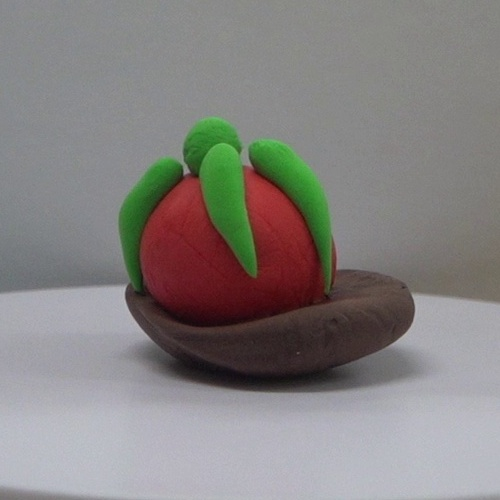
#> input picture data_testimage/0_4_0_C0224_001.jpg, 500 x 500 px
$ python test_HSVthreshold.py
#> lines starting #> are read from the running program, lines starting #| are printed output that depends on the picture; after the words box and inside, x2 and y2 are one past the last pixel; in counts of white or black regions, pixels touching at a corner belong together
import cv2
import numpy as np


def empty(a):
    h_min = cv2.getTrackbarPos("Hue Min", "TrackBars")
    h_max = cv2.getTrackbarPos("Hue Max", "TrackBars")
    s_min = cv2.getTrackbarPos("Sat Min", "TrackBars")
    s_max = cv2.getTrackbarPos("Sat Max", "TrackBars")
    v_min = cv2.getTrackbarPos("Val Min", "TrackBars")
    v_max = cv2.getTrackbarPos("Val Max", "TrackBars")
    print(h_min, h_max, s_min, s_max, v_min, v_max)
    return h_min, h_max, s_min, s_max, v_min, v_max


path = '../data_testimage/0_4_0_C0224_001.jpg'

cv2.namedWindow("TrackBars")
cv2.resizeWindow("TrackBars", 640, 240)
cv2.createTrackbar("Hue Min", "TrackBars", 0, 180, empty)
#> slider 'Hue Min' is set to 36
cv2.createTrackbar("Hue Max", "TrackBars", 180, 180, empty)
cv2.createTrackbar("Sat Min", "TrackBars", 0, 255, empty)
#> slider 'Sat Min' is set to 51
cv2.createTrackbar("Sat Max", "TrackBars", 255, 255, empty)
cv2.createTrackbar("Val Min", "TrackBars", 0, 255, empty)
#> slider 'Val Min' is set to 51
cv2.createTrackbar("Val Max", "TrackBars", 255, 255, empty)

while True:
    img = cv2.imread(path)
#> img is the input picture: shape (500, 500, 3); mean B, G, R 128.9, 130.3, 133.8
    imgHSV = cv2.cvtColor(img, cv2.COLOR_BGR2HSV)
#> imgHSV: shape (500, 500, 3); mean H, S, V 86, 34.6, 140.3

    h_min, h_max, s_min, s_max, v_min, v_max = empty(0)
    lower = np.array([h_min, s_min, v_min])
    upper = np.array([h_max, s_max, v_max])

    mask = cv2.inRange(imgHSV, lower, upper)
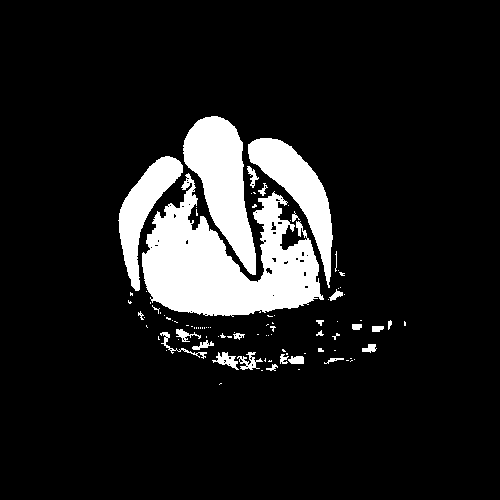
#> mask: shape (500, 500); 11.5% white; 97 white regions (69 under 20 px), largest, box (x1, y1, x2, y2) and area: (142, 173, 324, 317) 13714, (183, 116, 256, 275) 5909, (248, 138, 333, 288) 4094

    imgResult = cv2.bitwise_and(img, img, mask=mask)
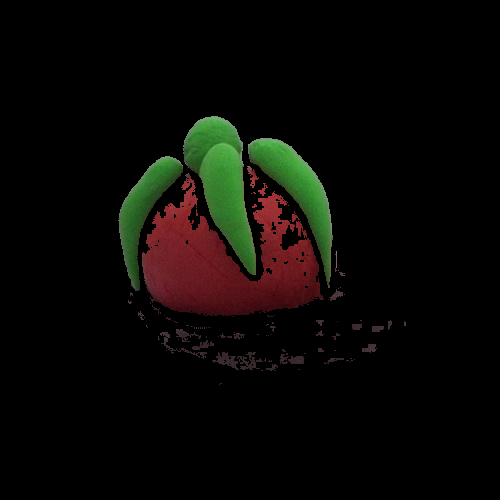
#> imgResult: shape (500, 500, 3); mean B, G, R 5, 8.3, 9.5

    cv2.imshow("mask", mask)
    cv2.imshow("imgResult", imgResult)
    cv2.waitKey(1)

$ run again, with data_testimage/0_3_0_C0185_001.jpg copied over data_testimage/0_4_0_C0224_001.jpg
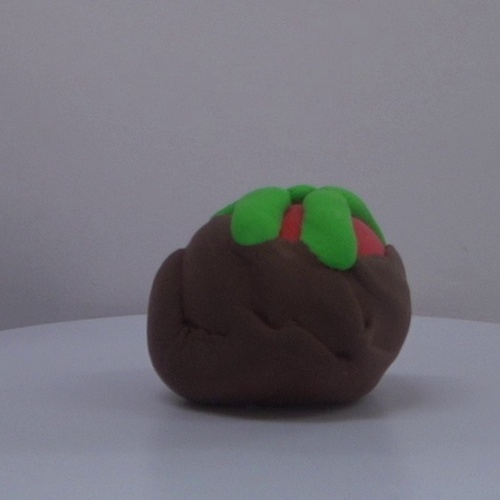
#> input picture data_testimage/0_3_0_C0185_001.jpg, 500 x 500 px
#> img is the input picture: shape (500, 500, 3); mean B, G, R 121.4, 113.7, 114.8
#> imgHSV: shape (500, 500, 3); mean H, S, V 119.8, 34, 125.4
#> `mask = cv2.inRange(imgHSV, lower, upper)`:
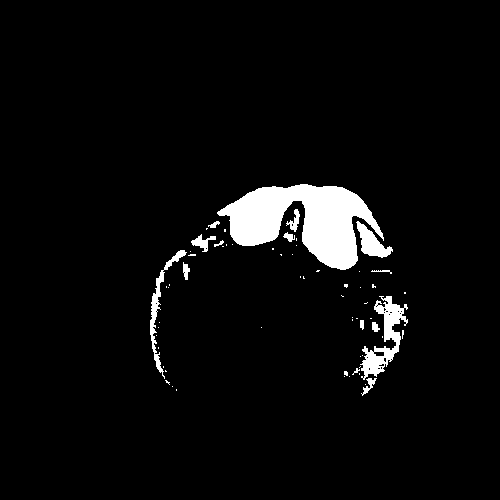
#> mask: shape (500, 500); 4.4% white; 64 white regions (49 under 20 px), largest, box (x1, y1, x2, y2) and area: (217, 184, 384, 270) 7428, (360, 296, 408, 380) 1431, (150, 250, 187, 379) 668
#> `imgResult = cv2.bitwise_and(img, img, mask=mask)`:
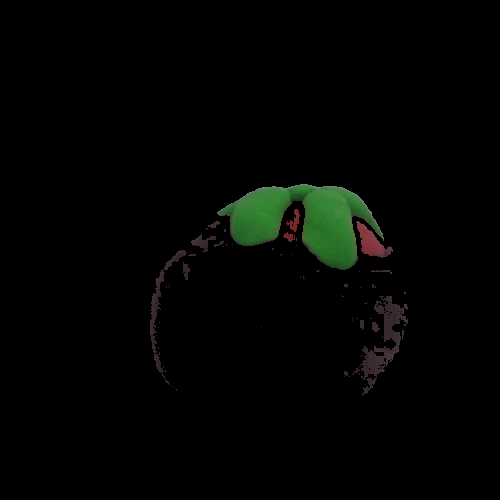
#> imgResult: shape (500, 500, 3); mean B, G, R 2.2, 4.1, 2.6

$ run again, with data_testimage/0_3_0_C0189_001.jpg copied over data_testimage/0_4_0_C0224_001.jpg
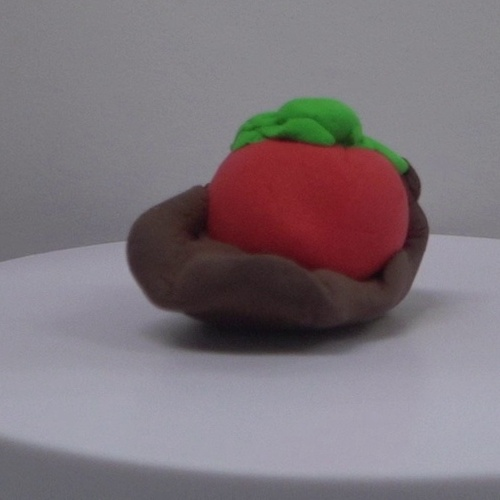
#> input picture data_testimage/0_3_0_C0189_001.jpg, 500 x 500 px
#> img is the input picture: shape (500, 500, 3); mean B, G, R 123.2, 116.9, 126.6
#> imgHSV: shape (500, 500, 3); mean H, S, V 127.8, 39.1, 133.2
#> `mask = cv2.inRange(imgHSV, lower, upper)`:
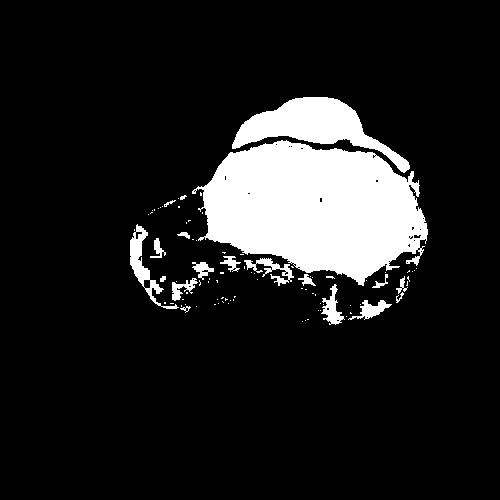
#> mask: shape (500, 500); 12.6% white; 91 white regions (72 under 20 px), largest, box (x1, y1, x2, y2) and area: (192, 140, 428, 286) 23018, (232, 97, 410, 173) 4947, (130, 224, 179, 309) 895
#> `imgResult = cv2.bitwise_and(img, img, mask=mask)`:
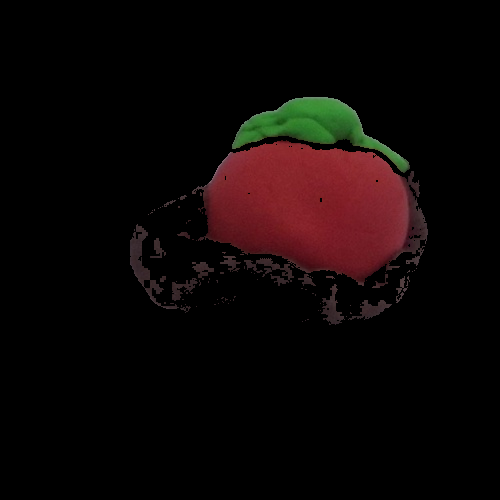
#> imgResult: shape (500, 500, 3); mean B, G, R 5.4, 6, 12.9
